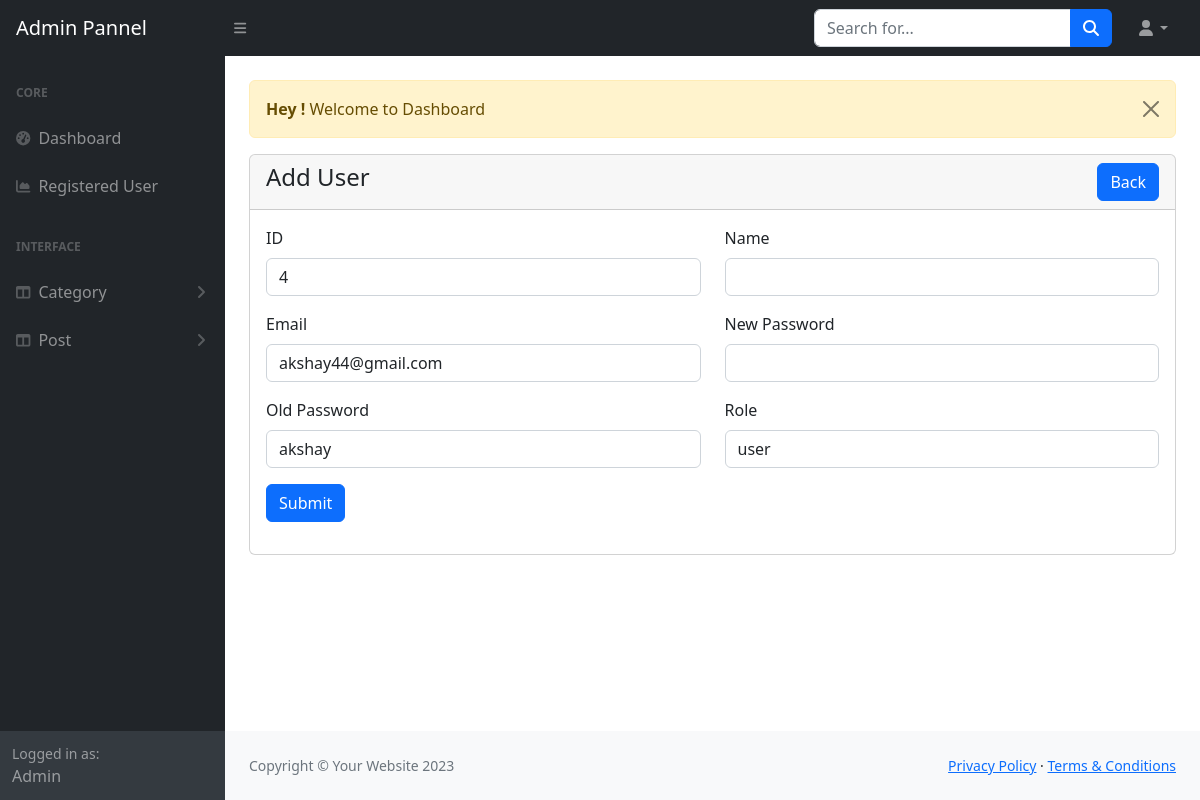
/admin/edit-user.php?id=4 (signed in), run on the app's committed database.
### tables this page shows
CREATE TABLE `users` (
  `id` int(11) NOT NULL,
  `username` varchar(191) NOT NULL,
  `email` varchar(191) NOT NULL,
  `password` varchar(191) NOT NULL,
  `role` tinyint(11) NOT NULL DEFAULT 0
);

### admin/edit-user.php (the view, shortened to what this page needs)
<?php
include('include/header.php');
?>
<div class="container-fluid px-4">
    <div class="row mt-4">
        <div class="col-md-12 mb-3">
        <?php include('message.php') ?>
        <?php
         include('message.php') ?>
            <div class="card">
                <div class="card-header">
                    <a href="view-user.php" class="btn btn-primary float-end">Back</a>
                    <h4>Add User</h4>
                </div>
                <div class="card-body">
                <?php
                if(isset($_GET['id'])){
                    $user_id = $_GET['id'];
                    $user_query = "SELECT * FROM users WHERE id ='$user_id' ";
                    $user_query_run = mysqli_query($conn, $user_query);
                    if(mysqli_num_rows($user_query_run) > 0){
                        foreach($user_query_run as $user){
                            ?>
                    <form action="code.php" method="POST">
                        <div class="row">
                            <div class="col-md-6 mb-3 form-group">
                                <label for="name" class="form-label">ID</label>
                                <input required readonly="true" name="id" value="<?=$user['id'] ?>" type="text" class="form-control">
                            </div>
                            <div class="col-md-6 mb-3">
                                <label for="name" class="form-label">Name</label>
                                <input required name="name" value="<?=$user['name'] ?>" type="text" class="form-control">
                            </div>
                            <div class="col-md-6 mb-3">
                                <label for="name" class="form-label">Email</label>
                                <input required name="email" value="<?=$user['email'] ?>" type="email" class="form-control">
                            </div>
                            <div class="col-md-6 mb-3">
                                <label for="name" class="form-label">New Password</label>
                                <input required name="Newpassword" value="" type="text" class="form-control">
                            </div>
                            <div class="col-md-6 mb-3">
                                <label for="name" class="form-label">Old Password</label>
                                <input required name="password" value="<?=$user['password'] ?>" type="text" class="form-control">
                            </div>
                            <div class="col-md-6 mb-3">
                                <label for="" class="form-label">Role</label>
                                <select name="role" id="" class="form-control">
                                <option value="0"  <?= $user['role']=="0" ? 'selected': '' ?> >user</option>
                            </select>
                            </div>
                            <div class="col-md-12 mb-3">
                                <Button class="btn btn-primary" name="edit-user" type="submit">Submit</Button>
                            </div>
                        </div>
                    </form>
                    <?php
                        }
                    }else{
                        ?>
                        <h4>No Record found</h4>
                        <?php
                    }
                }
                ?>
                </div>
            </div>
        </div>
    </div>
</div>
<?php
include('include/footer.php');
include('include/scripts.php');
?>

### data on the page
users: id "4", email "akshay44@gmail.com", password "akshay", role "user"

### other printed values
$_SESSION['message'] "Welcome to Dashboard"
